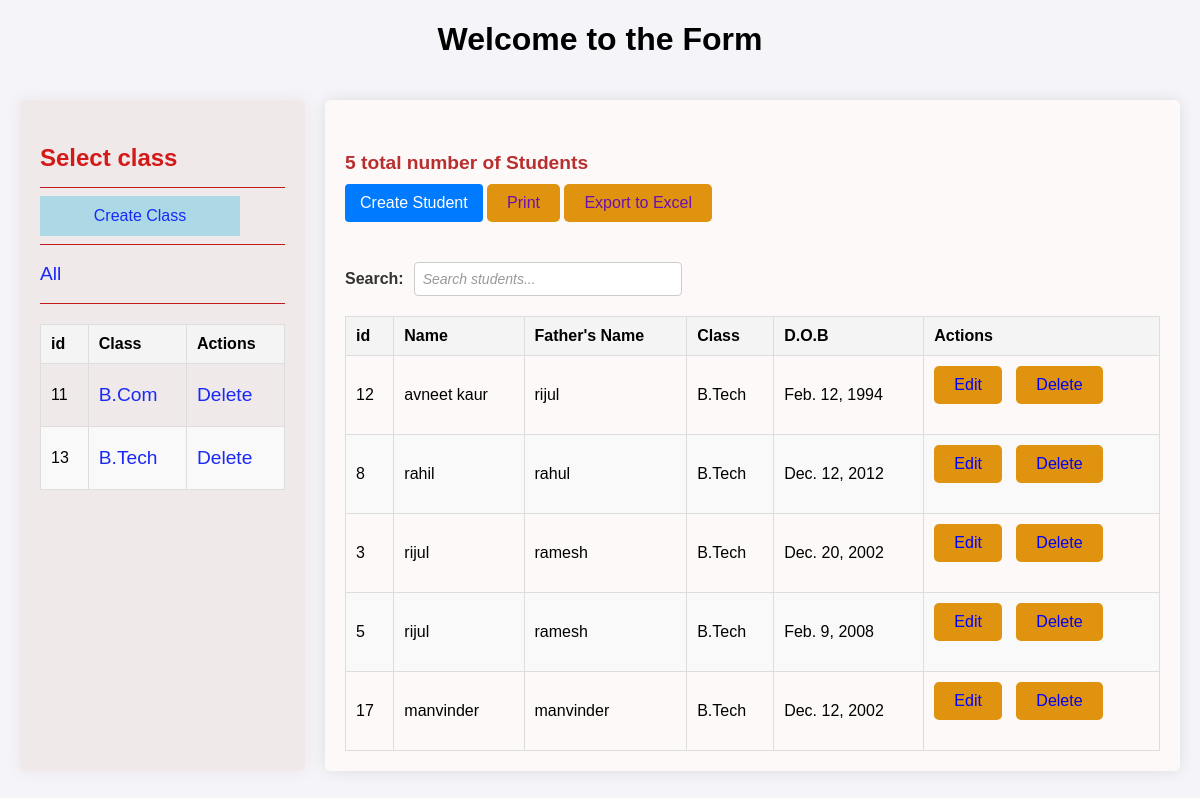
Screenshot of /?q=B.Tech with the database file from the repository.
### collegeform/models.py (models this page shows, shortened)
class Class(models.Model):
    id = models.AutoField(primary_key=True)
    name = models.CharField(max_length = 20)
    def __str__(self):
        return self.name

class Student(models.Model):
    departments = models.ForeignKey(User,on_delete=models.SET_NULL,null=True)
    name = models.CharField(max_length = 20)
    fathername= models.CharField(max_length = 20)
    email = models.EmailField()
    Classs = models.ForeignKey(Class,on_delete=models.SET_NULL,null=True)
    date_of_birth = models.DateField()
    updated = models.DateTimeField(auto_now = True)
    created = models.DateTimeField(auto_now_add= True)
    class Meta:
        ordering = ['-updated','-created']

### collegeform/views.py (the view)
# urls.py: 2. Add a URL to urlpatterns:  path('', views.home, name='home')
def home(request):
    q=  request.GET.get('q') if request.GET.get('q')!=None else ''
    Students = Student.objects.filter(Q(Classs__name__icontains=q)|Q(name__icontains=q)|Q(id__contains=q)|Q(fathername__icontains=q))
    student_count = Students.count()
    Classs = Class.objects.all()
    context = {'Studentss':Students,'Classs':Classs,'student_count':student_count}
    return render(request,'home.html',context)

### collegeform/templates/home.html (shortened to what this page needs)
{% extends 'main.html' %}
{% load static %}
{% block content %}
<h1 style="text-align: center;">Welcome to the Form</h1>
<link
  rel="stylesheet"
  href="https://unpkg.com/@trevoreyre/autocomplete-js/dist/style.css"
/>
<link rel="stylesheet" href="{% static 'home.css' %}">
<div class="home-container">
    <div>
        <h3>Select class</h3>
        <hr>
        <button type="create"> <a href="{% url 'createclass' %}">Create Class</a> </button>
        <hr>
        <a href="{% url 'home' %}">All</a>
        <hr>
        <div>
            <table>
                <thead>
                    <tr>
                        <th>id</th>
                        <th>Class</th>
                        <th>Actions</th>
                    </tr>
                </thead>
                <tbody>
                    {% for class in Classs %}
                    <tr>
                        <td>{{class.id}}</td>
                        <td><a href="{% url 'home' %}?q={{class.name}}">{{ class.name }}</a></td>
                        <td>
                            <a href="{% url 'deleteclass' class.id %}">Delete  </a>
                        </td>
                    </tr>
                    {% endfor %}
                </tbody>
            </table>
        </div>
    </div>
    <div>
        <h5>{{ student_count }} total number of Students</h5>
        <div class="button-contianer"><a href="{% url 'create_student' %}" style="display: inline-block; padding: 10px 15px; background-color: #007BFF; color: #fff; border-radius: 4px; text-decoration: none;">Create Student</a>
         <a href="{% url 'printstudents' %}">Print</a>
         <a href="{% url 'export_to_excel' %}" class="btn btn-primary">Export to Excel</a> </div>
        <div class="search-container">
            <label for="search-input">Search:</label>
            <form method="GET" action="{% url 'home' %}">
                <input type="text" id="search-input" name="q" placeholder="Search students..." />
            </form>
        </div>
        <div>
            <table>
                <thead>
                    <tr>
                        <th>id</th>
                        <th>Name</th>
                        <th>Father's Name</th>
                        <th>Class</th>
                        <th>D.O.B</th>
                        <th>Actions</th>
                    </tr>
                </thead>
                <tbody>
                    {% for student in Studentss %}
                    <tr>
                        <td>{{student.id}}</td>
                        <td>{{ student.name }}</td>
                        <td>{{ student.fathername }}</td>
                        <td>{{ student.Classs }}</td>
                        <td> {{student.date_of_birth}} </td>
                        <td>
                            <a href="{% url 'updatestudent' student.id %}" style="color:blue; text-decoration: none; margin-right: 10px;">Edit</a>
                            <a href="{% url 'deletestudent' student.id %}" style="color: blue; text-decoration: none;">Delete</a>
                        </td>
                    </tr>
                    {% endfor %}
                </tbody>
            </table>
        </div>
    </div>
</div>
{% endblock content %}

### collegeform/static/home.css (style rules this page uses)
body { font-family: Arial, sans-serif; background-color: #f4f4f9; margin: 0; padding: 0; }
.home-container { display: grid; grid-template-columns: 1fr 3fr; gap: 20px; padding: 20px; }
.home-container > div:first-child { background-color: #efe9e9; padding: 20px; border-radius: 5px; box-shadow: 0px 0px 15px rgba(183, 102, 102, 0.1); }
.home-container > div:first-child h3 { font-size: 1.5em; color: #d51919; margin-bottom: 15px; }
.home-container > div:first-child a { display: block; color: #1a29f5; text-decoration: none; padding: 10px 0; font-size: 1.2em; transition: color 0.3s ease; }
.home-container > div:first-child hr { border: 0; border-top: 1px solid #c41a1a; }
.home-container > div:last-child { background-color: #fdf9f9; padding: 20px; border-radius: 5px; box-shadow: 0px 0px 15px rgba(0, 0, 0, 0.1); }
.home-container > div:last-child h5 { color: #b92e2e; font-size: 1.2em; margin-bottom: 10px; }
.home-container > div:last-child a { display: inline-block; background-color: #e0930f; color: #6b0fb1; padding: 10px 20px; border-radius: 5px; text-decoration: none; margin-bottom: 20px; transition: background-color 0.3s ease; }
button[type="create"] { background-color: lightblue; height: auto; border: #1a29f5; margin: auto; width: 200px; }
.search-container { display: flex; align-items: center; margin: 20px 0; }
.search-container label { margin-right: 10px; font-weight: bold; font-size: 16px; color: #333; }
.search-container input[type="text"] { padding: 8px; font-size: 14px; border: 1px solid #ccc; border-radius: 4px; width: 250px; transition: border-color 0.3s ease; }
.search-container input::placeholder { color: #999; font-style: italic; }

### collegeform/templates/home.html (style rules this page uses)
.home-container { display: grid; grid-template-columns: 1fr 3fr; gap: 20px; }
table { width: 100%; border-collapse: collapse; margin-top: 20px; }
table, th, td { border: 1px solid #ddd; }
th, td { padding: 10px; text-align: left; }
th { background-color: #f4f4f4; }
tr:nth-child(even) { background-color: #f9f9f9; }

### rows the page displays
Class: id "11", name "B.Com"
Class: id "13", name "B.Tech"
Student: id "12", name "avneet kaur", fathername "rijul", Classs "B.Tech", date_of_birth "Feb. 12, 1994"
Student: id "8", name "rahil", fathername "rahul", Classs "B.Tech", date_of_birth "Dec. 12, 2012"
Student: id "3", name "rijul", fathername "ramesh", Classs "B.Tech", date_of_birth "Dec. 20, 2002"
Student: id "5", name "rijul", fathername "ramesh", Classs "B.Tech", date_of_birth "Feb. 9, 2008"
Student: id "17", name "manvinder", fathername "manvinder", Classs "B.Tech", date_of_birth "Dec. 12, 2002"

### other values shown
{{ student_count }} "5"
